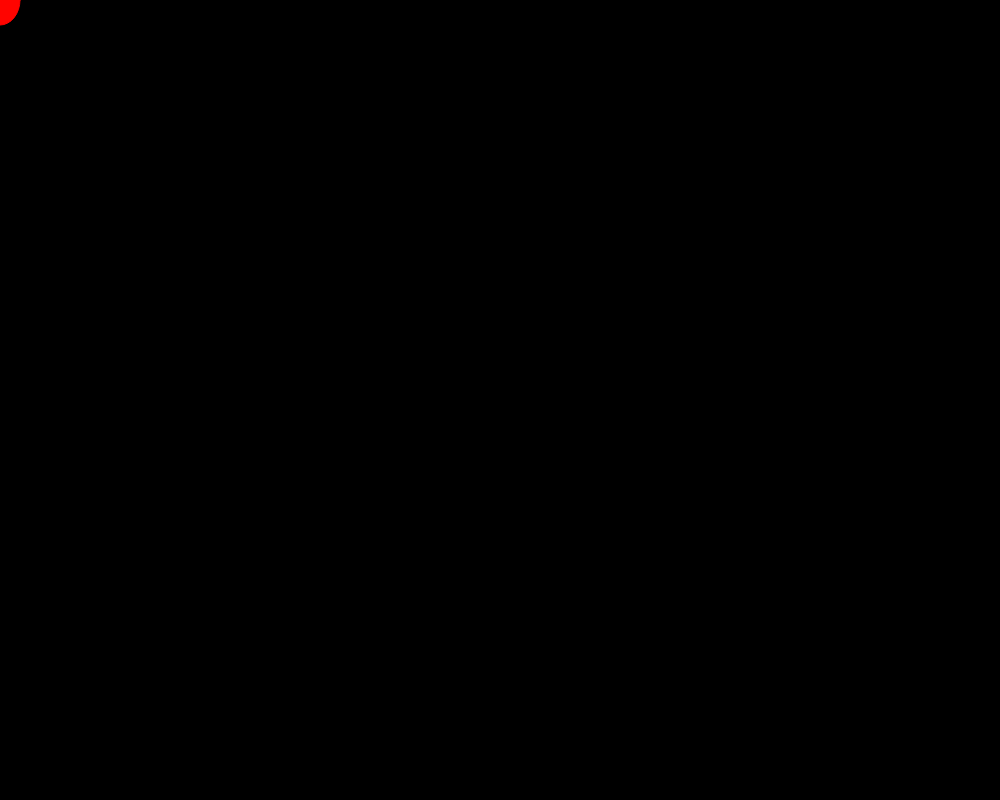
Frame 1 (no input)
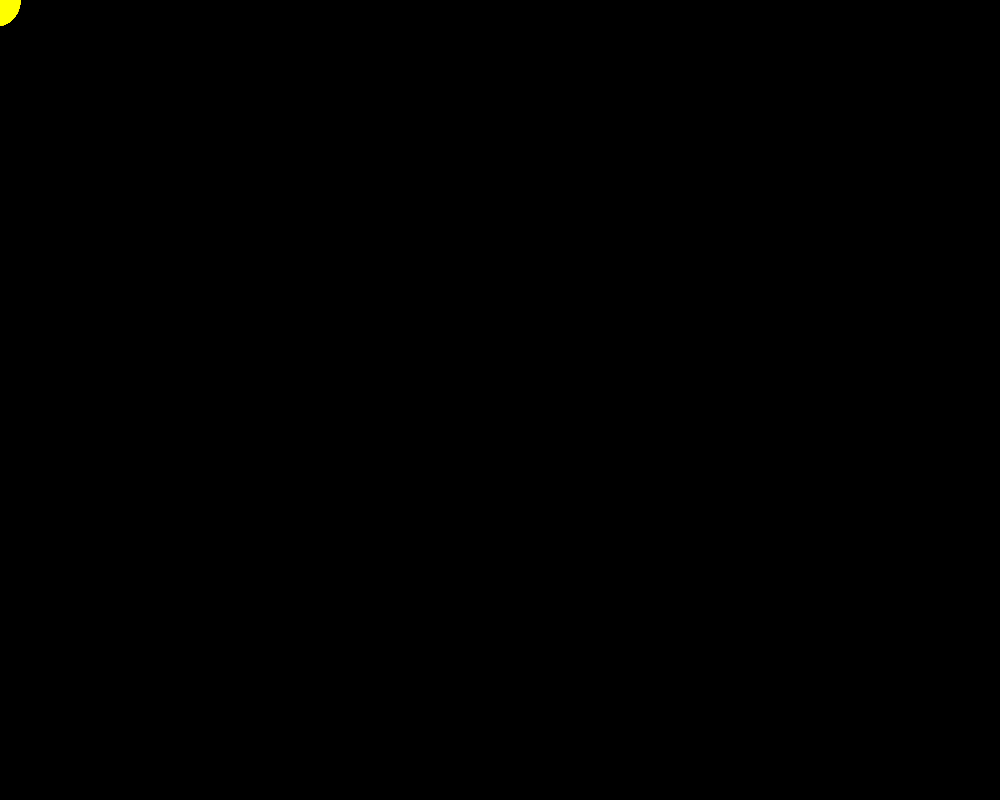
Frame 60 (no input)
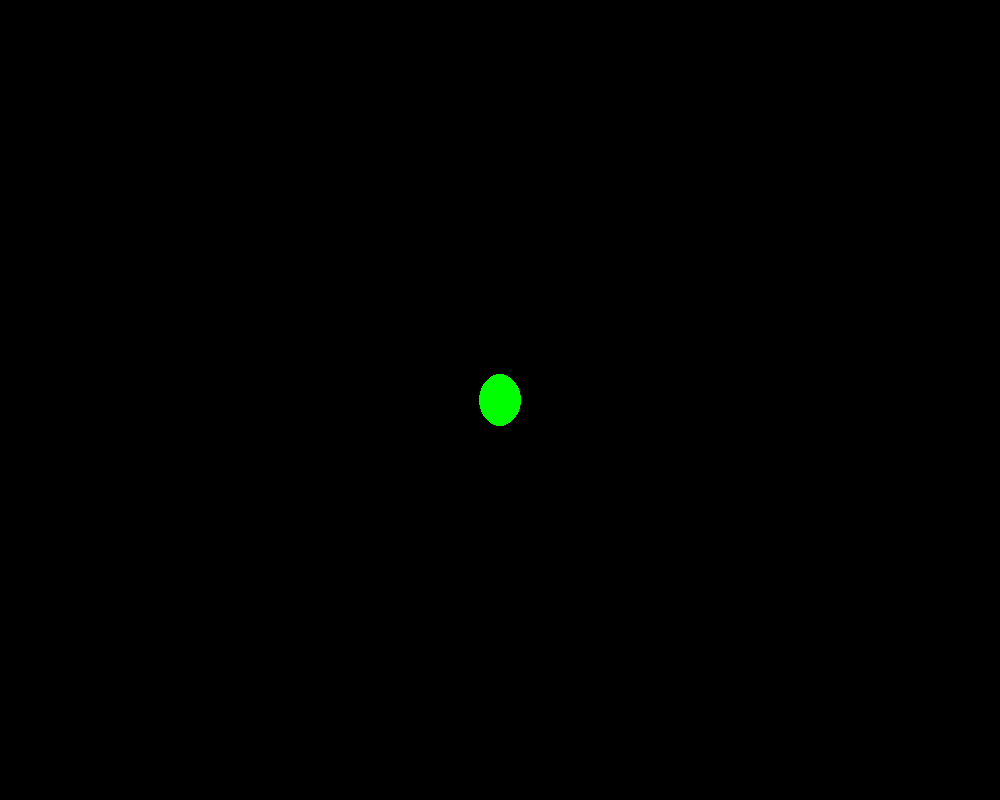
Frame 120 (the mouse pressed at the canvas centre since frame 60)

The p5.js sketch that drew these frames (run headless with seeded random() and noise() and a simulated clock; from frame 60 on, the mouse is pressed at the canvas centre):

// p5.js sketch
// ── sketch.js
// Avery Wilkins
// this program creates a rainbow tral that follows the mouse 
// when mouse is clicked it clears the canvas and starts a new trail

let hueValue = 0; // initial hue value
function setup() {
  createCanvas(1000, 800);
  colorMode(HSB, 360, 100, 100); // sets the initial hue value to red
  background(0); // set background to black
}

function draw() {
 
  hueValue = (hueValue + 1) % 360; // increment hue value and wrap around at 360
  //  noStroke();
  stroke(hueValue, 100, 100);
  fill(hueValue, 100, 100); // use the current hue value for fill color
  ellipse(mouseX,mouseY,40,50);
}
function mousePressed() {
  background(0); // clear the canvas when the mouse is pressed
}
